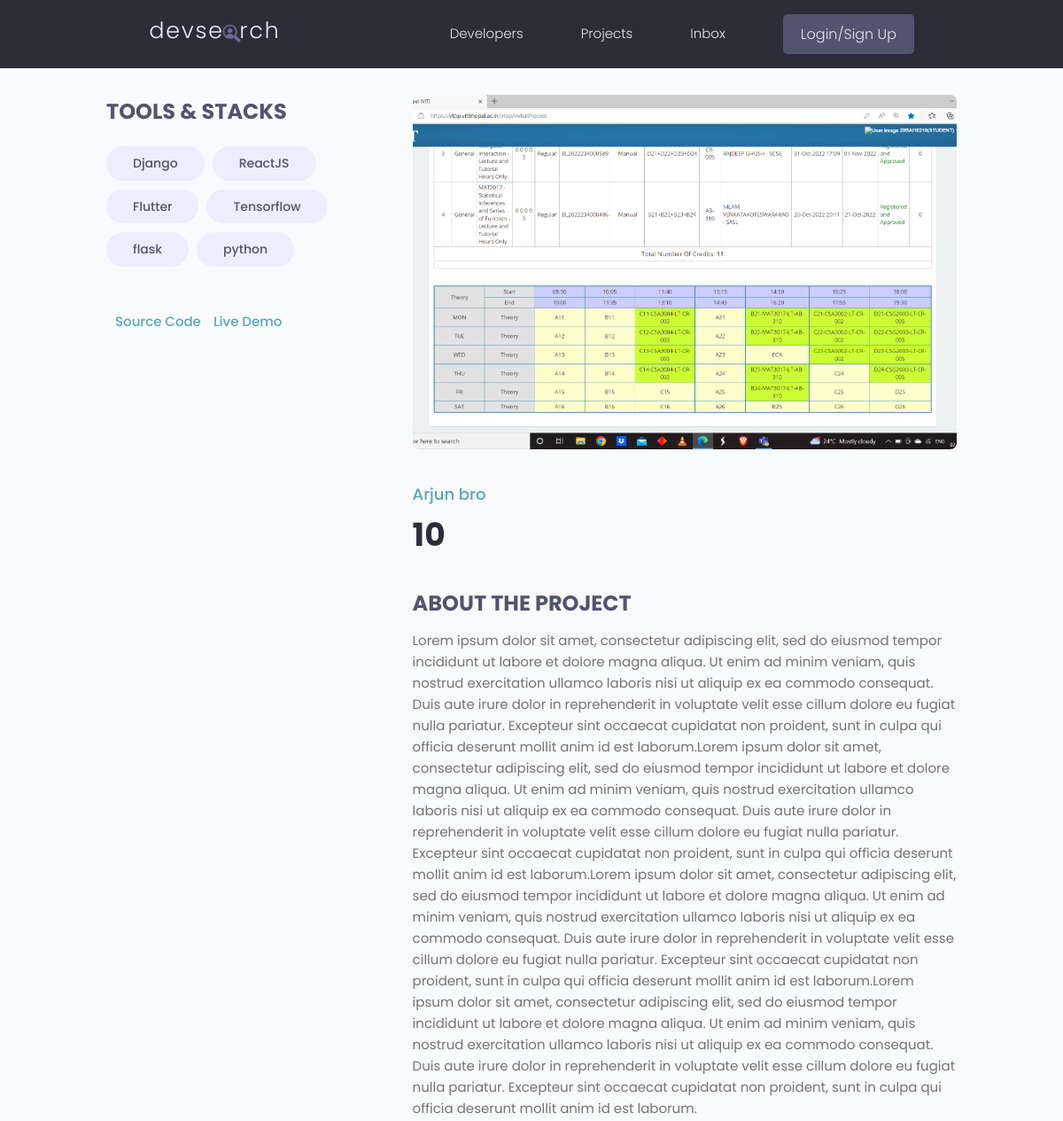
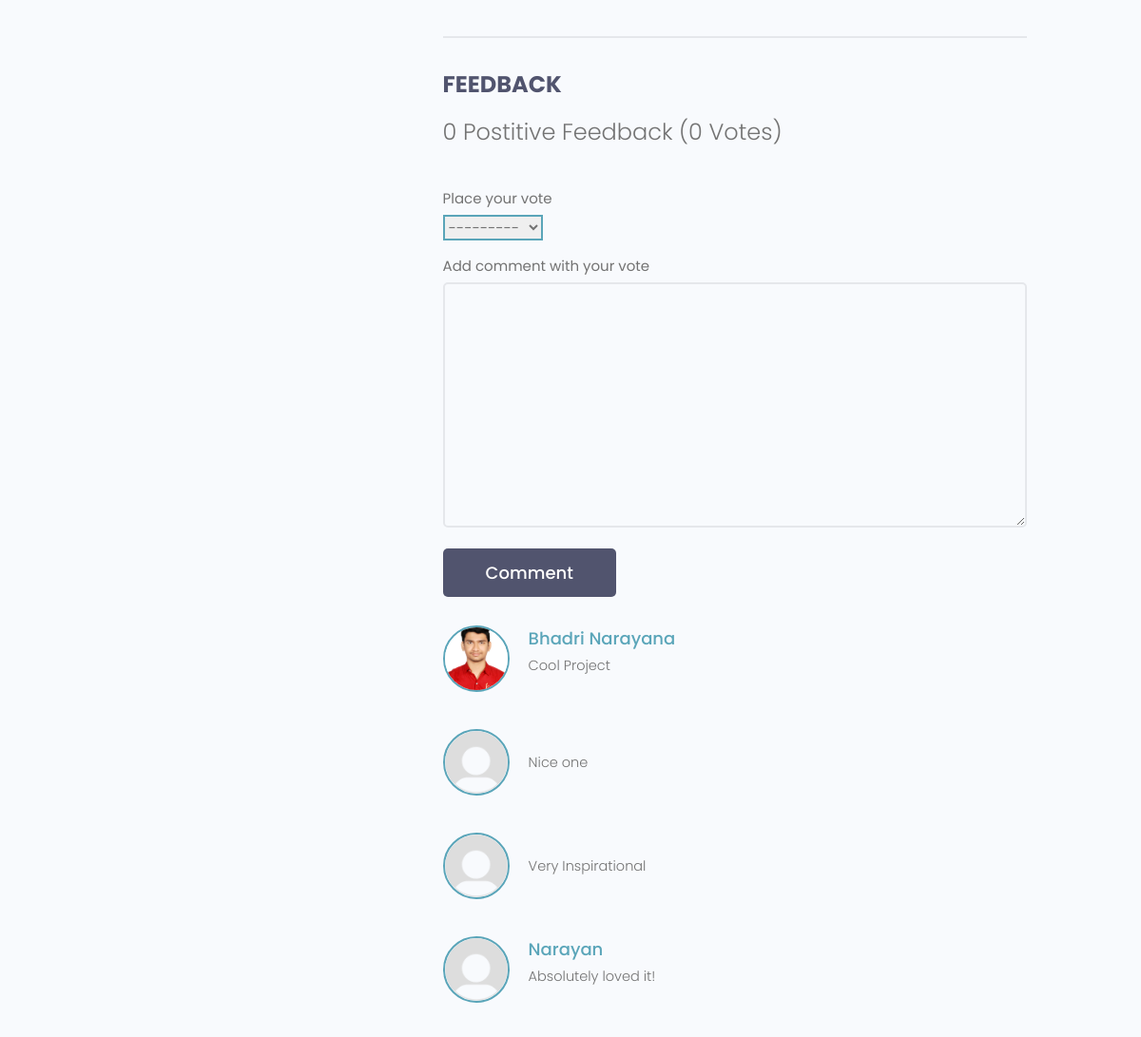
/projects/1141e401395249aa8080bb06df2a3012/, run on the app's committed database (2 pictures, top to bottom).
### projects/models.py (models this page shows, shortened)
class Tag(models.Model):
    name = models.CharField(max_length=200)
    id = models.UUIDField(default=uuid.uuid4, unique = True, primary_key=True, editable=False)
    created = models.DateTimeField(auto_now_add = True)
    def __str__(self):
        return self.name

class Project(models.Model):
    owner = models.ForeignKey(Profile, null = True, blank=True, on_delete=models.SET_NULL)
    title = models.CharField(max_length = 200)
    description = models.TextField(null = True, blank = True)
    demo_link = models.CharField(max_length=2000, null =True, blank = True)
    source_link = models.CharField(max_length=2000, null = True, blank = True)
    featured_image = models.ImageField(null = True, blank = True, default = "default.jpg")
    created = models.DateTimeField(auto_now_add=True)
    tags = models.ManyToManyField('Tag', blank = True)
    votes_total = models.IntegerField(default=0, null = True, blank = True)
    votes_ratio = models.IntegerField(default=0, null = True, blank = True)
    id = models.UUIDField(default=uuid.uuid4, unique=True,primary_key=True, editable=False)
    class Meta:
        ordering = ['-vote_ratio', '-vote_total']

class Review(models.Model):
    VOTE_TYPE = (
        ('up', 'Up Vote'),
        ('down', 'Down Vote')
    )
    owner = models.ForeignKey(Profile, on_delete = models.CASCADE, null = True)
    project = models.ForeignKey(Project, on_delete=models.CASCADE)
    value = models.CharField(max_length=200, choices= VOTE_TYPE)
    body = models.TextField(null = True, blank = True)
    created = models.DateTimeField(auto_now_add=True)
    id = models.UUIDField(default=uuid.uuid4, unique=True, primary_key=True, editable=False)
    class Meta:
        unique_together = [['owner', 'project']]

### users/models.py (models this page shows, shortened)
class Profile(models.Model):
    user = models.OneToOneField(User, on_delete = models.CASCADE, null = True, blank = True)
    name = models.CharField(max_length = 200, blank = True, null = True)
    username = models.CharField(unique = True, max_length=200, blank = True, null = True)
    location = models.CharField(max_length=200, blank = True, null = True)
    email = models.EmailField(max_length = 500, blank = True, null = True)
    short_intro = models.CharField(max_length = 200, blank = True, null = True)
    bio = models.TextField(blank = True, null = True)
    profile_image = models.ImageField(null = True, blank = True, upload_to = 'profiles/', default="profiles/default.png")
    social_github = models.CharField(max_length = 200, blank=True, null = True)
    social_twitter = models.CharField(max_length = 200, blank=True, null = True)
    social_linkedin = models.CharField(max_length = 200, blank=True, null = True)
    social_youtube = models.CharField(max_length = 200, blank=True, null = True)
    social_website = models.CharField(max_length = 200, blank=True, null = True)
    created = models.DateTimeField(auto_now_add=True)
    id = models.UUIDField(default = uuid.uuid4, primary_key=True, unique=True, editable=False)

### projects/views.py (the view, shortened to what this page needs)
# urls.py: path('<str:pk>/', views.project, name = 'project'),
def project(request, pk):
        project = Project.objects.get(id = pk)
        form = ReviewForm()
        return render(request, 'projects/single-project.html', {'project':project, 'form':form})

### projects/forms.py
class ReviewForm(ModelForm):
    class Meta:
        model = Review
        fields = ['value', 'body']
        labels = {
            'value': 'Place your vote',
            'body': 'Add comment with your vote'
        }
    def __init__(self, *args, **kwargs):
        super(ReviewForm, self).__init__(*args, **kwargs)
        for name, field in self.fields.items():
            field.widget.attrs.update({'class': 'input'})

### projects/templates/projects/single-project.html (shortened to what this page needs)
{% extends 'main.html' %}
{% block content %}
<main class="singleProject my-md">
    <div class="container">
      <div class="layout">
        <div class="column column--1of3">
          <h3 class="singleProject__subtitle">Tools & Stacks</h3>
          <div class="singleProject__toolStack">
            {% for tag in project.tags.all %}
            <span class="tag tag--pill tag--sub tag--lg">
                <small>{{tag}}</small>
              </span>
            {% endfor %}
          </div>
          {% if project.source_link%}<a class="singleProject__liveLink" href="{{project.source_link}}" target="_blank">Source Code
          </a>{% endif %}
          {% if project.demo_link%}<a class="singleProject__liveLink" href="{{project.demo_link}}" target="_blank">Live Demo
          </a>{% endif %}
        </div>
        <div class="column column--2of3">
          <img class="singleProject__preview" src="{{project.featured_image.url}}" alt="portfolio thumbnail" />
          <a href="profile.html" class="singleProject__developer">{{project.owner.name}}</a>
          <h2 class="singleProject__title">{{project.title}}</h2>
          <h3 class="singleProject__subtitle">About the Project</h3>
          <div class="singleProject__info">
            {{project.description}}
          </div>
          <div class="comments">
            <h3 class="singleProject__subtitle">Feedback</h3>
            <h5 class="project--rating">
              {{project.votes_ratio}} Postitive Feedback ({{project.votes_total}} Vote{{project.votes_total| pluralize:"s"}})
            </h5>
            <form  action="{% url 'project' project.id %}" method="POST">
              {% for field in form %}
              <div class="form__field">
                <label for="formInput#textarea">{{field.label}}</label>
                {{field}}
              </div>
              {% endfor %}
              <input class="btn btn--sub btn--lg" type="submit" value="Comment" />
            </form>
            <div class="commentList">
              {% for review in project.review_set.all %}
                {% if review.body %}
              <div class="comment">
                <a href="{% url 'profile' review.owner.id %}">
                  <img class="avatar avatar--md"
                    src="{{review.owner.profile_image.url}}" alt="user" />
                </a>
                <div class="comment__details">
                  <a href="{% url 'profile' review.owner.id %}" class="comment__author">{{review.owner.name}}</a>
                  <p class="comment__info">
                    {{review.body|linebreaksbr}}
                  </p>
                </div>
                {% endif %}
              </div>
              {% endfor %}
            </div>
          </div>
        </div>
  </main>
{% endblock content %}

### static/styles/app.css (style rules this page uses)
:root { --color-sub: #2d2d39; }
.btn--sub { background-color: var(--color-sub-light); }
img { width: 100%; }
.singleProject .column--1of3 { order: 2; }
@media screen and (min-width: 1081px) { .singleProject .column--1of3 { order: 1; } }
@media screen and (min-width: 1081px) { .singleProject .column--2of3 { order: 2; } }
.singleProject__toolStack { margin-top: 2rem; margin-bottom: 4rem; }
.singleProject__liveLink { font-weight: 500; transition: all 0.3s ease-in-out; border-bottom: 2px solid transparent; }
.singleProject__preview { height: 50vh; object-fit: cover; object-position: top center; margin-bottom: 3rem; border-radius: 0.7rem; }
.singleProject__developer { font-size: 1.8rem; font-weight: 500; }
.singleProject__title { font-size: 3.6rem; font-weight: 700; color: var(--color-sub); margin-bottom: 3rem; }
.project--rating { margin-bottom: 1.6em; margin-top: .5em; }
.singleProject__subtitle { text-transform: uppercase; font-size: 2.4rem; font-weight: 700; color: var(--color-sub-light); margin-bottom: 1rem; }
.comments { margin-top: 4rem; padding-top: 3rem; border-top: 2px solid var(--color-light); }
.commentList { margin: 3rem 0; }
.comment { display: flex; gap: 2rem; }
.comment:not(:last-child) { margin-bottom: 3rem; }
.comment__author { font-size: 1.8rem; }
.comment__info { font-size: 1.45rem; }

### static/uikit/styles/modules/_variables.css (style rules this page uses)
:root { --color-main: #5aa5b9; --color-main-light: #e6faff; --color-sub: #3f4156; --color-sub-light: #51546e; --color-sub-lighter: #ededfd; --color-text: #737373; --color-gray: #8b8b8b; --color-light: #e5e7eb; --color-light-gray: #767676; --color-bg: #f8fafd; --color-white: #fffefd; --color-white-light: #f3f3f3; --color-success: #359e64; --color-success-bg: #def8e8; --color-error: #fc4b0b; --color-error-bg: #fff2ee; --font-base: 'Poppins', arial, helvetica, 'Segoe UI', roboto, ubuntu, sans-serif; --font-monospace: 'Fira Code', 'Courier New', courier, monospace; --font-regular: 300; --font-medium: 500; --font-bold: 700; --generic-shadow: 1px 1px 5px #00000010; --generic-transition: all 0.3s ease-in-out; }

### static/uikit/styles/modules/_base.css (style rules this page uses)
* { margin: 0; padding: 0; box-sizing: border-box; text-rendering: optimizeLegibility; color: inherit; font-size: inherit; }
html { font-size: 50%; }
@media only screen and (min-width: 480px) { html { font-size: 56.25%; } }
@media only screen and (min-width: 1200px) { html { font-size: 62.5%; } }
body { line-height: 1.6; font-weight: 400; font-size: 1.5rem; color: var(--color-text); background-color: var(--color-bg); min-height: 100vh; }

### static/uikit/styles/modules/_typography.css (style rules this page uses)
* { font-family: var(--font-base); }
h2 { font-size: 3.6rem; font-weight: var(--font-bold); }
h3 { font-size: 3.2rem; font-weight: var(--font-medium); }
h5 { font-size: 2.4rem; font-weight: var(--font-medium); }
h5, h6 { font-weight: var(--font-regular); }
p, span, strong { font-size: 1.6rem; color: var(--color-text); font-weight: var(--font-regular); }
a { padding-bottom: 2px; text-decoration: none; display: inline-block; color: var(--color-main); font-weight: var(--font-medium); }

### static/uikit/styles/modules/_utilities.css (style rules this page uses)
.container { width: 92%; max-width: 165rem; margin: 0 auto; box-sizing: border-box; }
@media screen and (min-width: 1000px) { .container { width: 90%; } }
@media screen and (min-width: 1200px) { .container { width: 80%; } }
.my-md { margin: 3rem auto; }

### static/uikit/styles/modules/_avatar.css (style rules this page uses)
.avatar { border-radius: 50%; border: 2px solid var(--color-main); object-fit: cover; }
.avatar--md { height: 7rem; width: 7rem; }

### static/uikit/styles/modules/_button.css (style rules this page uses)
.btn { display: inline-block; position: relative; cursor: pointer; background-color: var(--color-light); font-weight: var(--font-medium); color: var(--color-sub); text-decoration: none; padding: 1rem 2rem; border-radius: 0.5rem; border: none; width: -webkit-fit-content; width: -moz-fit-content; width: fit-content; height: -webkit-fit-content; height: -moz-fit-content; height: fit-content; font-size: 1.6rem; outline-width: 0; outline-color: transparent; -webkit-backface-visibility: hidden; backface-visibility: hidden; transition: all 0.3s ease-in-out; }
.btn--sub { background-color: var(--color-sub); color: var(--color-white); }
.btn--lg { font-size: 1.8rem; padding: 1.2rem 4.5rem; }

### static/uikit/styles/modules/_layout.css (style rules this page uses)
.layout { display: flex; flex-flow: row wrap; justify-content: space-between; }
.layout > .column { margin-bottom: 3rem; }
.layout > .column.column--1of3 { flex-basis: 30%; }
.layout > .column.column--2of3 { flex-basis: 64%; }

### data on the page
Tag: name "Django"
Tag: name "ReactJS"
Tag: name "Flutter"
Tag: name "Tensorflow"
Tag: name "flask"
Tag: name "python"
Project: featured_image (picture), owner.name "Arjun bro", title "10", description "Lorem ipsum dolor sit amet, consectetur adipiscing elit, sed do eiusmod tempor incididunt ut labore et dolore magna aliqua. Ut enim ad minim veniam, quis nostrud exercitation ullamco laboris nisi ut aliquip ex ea commodo consequat. Duis aute irure dolor in reprehenderit in voluptate velit esse cillum dolore eu fugiat nulla pariatur. Excepteur sint occaecat cupidatat non proident, sunt in culpa qui officia deserunt mollit anim id est laborum.Lorem ipsum dolor sit amet, consectetur adipiscing elit, sed do eiusmod tempor incididunt ut labore et dolore magna aliqua. Ut enim ad minim veniam, quis nostrud exercitation ullamco laboris nisi ut aliquip ex ea commodo consequat. Duis aute irure dolor…", votes_ratio "0", votes_total "0", votes_total|pluralize "s"
Review: owner.profile_image (picture), owner.name "Bhadri Narayana", body "Cool Project"
Review: owner.profile_image (placeholder picture), body "Nice one"
Review: owner.profile_image (placeholder picture), body "Very Inspirational"
Review: owner.profile_image (placeholder picture), owner.name "Narayan", body "Absolutely loved it!"

### other printed values
{{ field.label }} "Place your vote" "Add comment with your vote"
